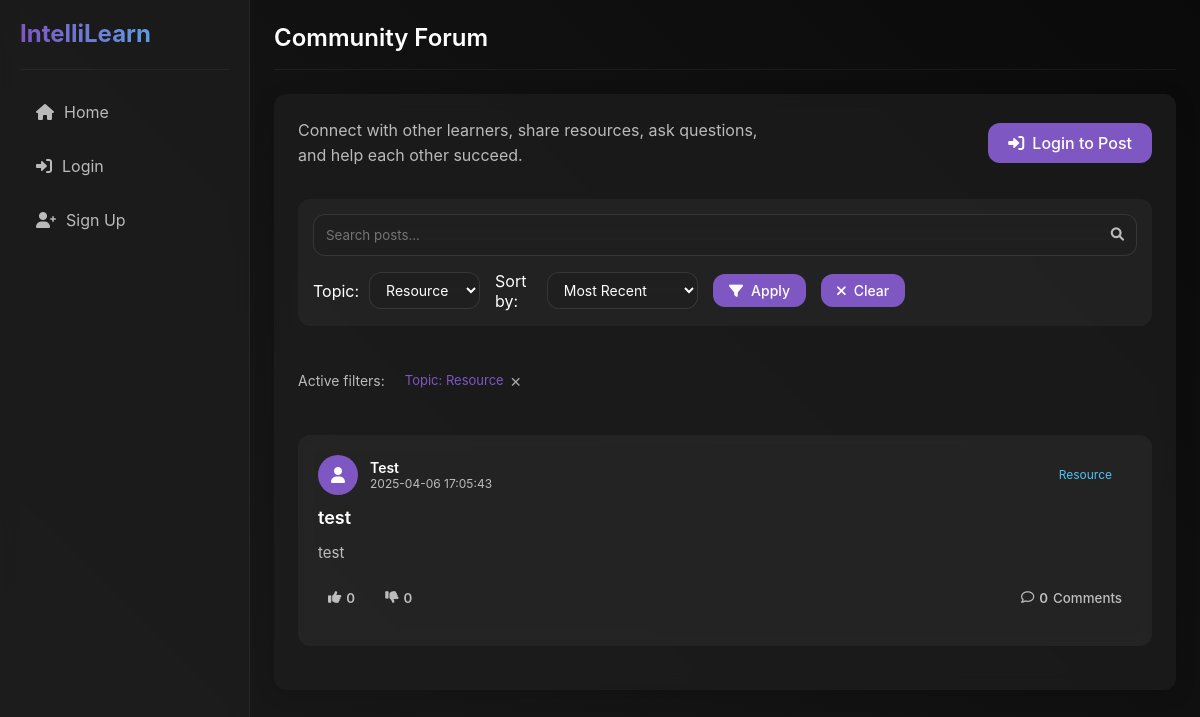
The app's page /forum?topic=Resource with its own data.
### models.py (models this page shows, shortened)
class ForumPost(db.Model):
    __tablename__ = 'forum_posts'
    id = db.Column(db.Integer, primary_key=True)
    title = db.Column(db.String(200), nullable=False)
    content = db.Column(db.Text, nullable=False)
    author_id = db.Column(db.Integer, db.ForeignKey('users.id'), nullable=False)
    topic = db.Column(db.String(50), nullable=True)  # New field for post topic
    created_at = db.Column(db.DateTime, default=datetime.datetime.utcnow)
    has_image = db.Column(db.Boolean, default=False)
    image_path = db.Column(db.String(255), nullable=True)
    likes = db.Column(db.Integer, default=0)
    dislikes = db.Column(db.Integer, default=0)
    comments = db.relationship('ForumComment', backref='post', lazy=True, cascade='all, delete-orphan')
    reactions = db.relationship('ForumReaction', backref='post', lazy=True, cascade='all, delete-orphan')
    def to_dict(self):
        return {
            'id': self.id,
            'title': self.title,
            'content': self.content,
            'author': self.author.username,
            'author_id': self.author_id,
            'topic': self.topic,  # Include topic in dict
            'timestamp': self.created_at.timestamp(),
            'has_image': self.has_image,
            'image_path': self.image_path,
            'likes': self.likes,
            'dislikes': self.dislikes,
            'comments': [comment.to_dict() for comment in self.comments]
        }

class User(db.Model):
    __tablename__ = 'users'
    id = db.Column(db.Integer, primary_key=True)
    username = db.Column(db.String(50), unique=True, nullable=False)
    password = db.Column(db.String(100), nullable=False)
    points = db.Column(db.Integer, default=0)
    level = db.Column(db.Integer, default=1)
    streak = db.Column(db.Integer, default=0)
    completed_topics = db.Column(db.Text, default='[]')  # JSON string of completed topics
    is_premium = db.Column(db.Boolean, default=False)
    premium_until = db.Column(db.DateTime, nullable=True)
    created_at = db.Column(db.DateTime, default=datetime.datetime.utcnow)
    education_level = db.Column(db.String(100), nullable=True)  # e.g., High School, Bachelor's, Master's
    field_of_study = db.Column(db.String(100), nullable=True)  # e.g., Computer Science, Biology
    current_courses = db.Column(db.Text, default='[]')  # JSON string of current courses
    learning_goals = db.Column(db.Text, nullable=True)  # Learning objectives
    career_goals = db.Column(db.String(200), nullable=True)  # Career aspirations
    preferred_learning_style = db.Column(db.String(50), nullable=True)  # e.g., Visual, Auditory, Reading/Writing
    roadmaps = db.relationship('Roadmap', backref='creator', lazy=True)
    forum_posts = db.relationship('ForumPost', backref='author', lazy=True)
    forum_comments = db.relationship('ForumComment', backref='author', lazy=True)
    chat_messages = db.relationship('ChatMessage', backref='user', lazy=True)

### app.py (the view, shortened to what this page needs)
@app.route('/forum')
def forum():
    search_query = request.args.get('search', '').strip()
    filter_topic = request.args.get('topic', '').strip()
    sort_by = request.args.get('sort', 'recent')  # 'recent', 'popular', 'likes'
    query = ForumPost.query.distinct(ForumPost.id)
    if search_query:
        query = query.filter(ForumPost.title.ilike(f'%{search_query}%') |
                             ForumPost.content.ilike(f'%{search_query}%'))
    if filter_topic:
        query = query.filter(ForumPost.topic == filter_topic)
    if sort_by == 'recent':
        query = query.order_by(ForumPost.created_at.desc())
    elif sort_by == 'popular':
        query = query.order_by(db.func.count(ForumComment.id).desc(), ForumPost.created_at.desc())
        query = query.outerjoin(ForumComment).group_by(ForumPost.id)
    elif sort_by == 'likes':
        query = query.order_by(ForumPost.likes.desc(), ForumPost.created_at.desc())
    posts = query.all()
    post_dicts = []
    all_topics = db.session.query(ForumPost.topic).distinct().filter(ForumPost.topic != None, ForumPost.topic != '').all()
    topics = [topic[0] for topic in all_topics]
    current_user_id = None
    if 'username' in session:
        user = User.query.filter_by(username=session['username']).first()
        if user:
            current_user_id = user.id
    for post in posts:
        post_dict = post.to_dict()
        post_dicts.append(post_dict)
    return render_template('forum.html',
                          posts=post_dicts,
                          topics=topics,
                          current_topic=filter_topic,
                          current_search=search_query,
                          current_sort=sort_by)

### app.py (called while the page is built)
@app.template_filter('timestamp_format')
def timestamp_format(timestamp):
    if isinstance(timestamp, datetime.datetime):
        return timestamp.strftime('%Y-%m-%d %H:%M:%S')
    try:
        date = datetime.datetime.fromtimestamp(timestamp)
        return date.strftime('%Y-%m-%d %H:%M:%S')
    except (TypeError, ValueError):
        return str(timestamp)

@app.context_processor
def inject_user():
    user_data = None
    if 'username' in session:
        user = User.query.filter_by(username=session['username']).first()
        if user:
            user_data = user.to_dict()
    return dict(user=user_data)

### templates/forum.html (shortened to what this page needs)
{% extends "base.html" %}
{% block page_title %}Community Forum{% endblock %}
{% block content %}
<div class="forum-container">
    <div class="forum-header">
        <div class="header-info">
            <p>Connect with other learners, share resources, ask questions, and help each other succeed.</p>
        </div>
        {% if 'username' in session %}
        <button class="btn btn-primary" id="new-post-btn">
            <i class="fas fa-plus"></i> New Post
        </button>
        {% else %}
        <a href="{{ url_for('login') }}" class="btn btn-primary">
            <i class="fas fa-sign-in-alt"></i> Login to Post
        </a>
        {% endif %}
    </div>
    <div class="forum-search-filter">
        <form class="search-form" method="GET" action="{{ url_for('forum') }}">
            <div class="search-container">
                <input type="text" name="search" placeholder="Search posts..." value="{{ current_search }}">
                <button type="submit" class="search-btn">
                    <i class="fas fa-search"></i>
                </button>
            </div>
            <div class="filters-container">
                <div class="filter-group">
                    <label for="filter-topic">Topic:</label>
                    <select id="filter-topic" name="topic" class="filter-select">
                        {% for topic in topics %}
                        <option value="{{ topic }}" {% if current_topic == topic %}selected{% endif %}>{{ topic }}</option>
                        {% endfor %}
                    </select>
                </div>
                <div class="filter-group">
                    <label for="filter-sort">Sort by:</label>
                    <select id="filter-sort" name="sort" class="filter-select">
                        <option value="recent" {% if current_sort == 'recent' %}selected{% endif %}>Most Recent</option>
                    </select>
                </div>
                <button type="submit" class="btn btn-secondary btn-sm">
                    <i class="fas fa-filter"></i> Apply
                </button>
                {% if current_search or current_topic or current_sort != 'recent' %}
                <a href="{{ url_for('forum') }}" class="btn btn-outline btn-sm">
                    <i class="fas fa-times"></i> Clear
                </a>
                {% endif %}
            </div>
        </form>
    </div>
    {% if current_search or current_topic %}
    <div class="active-filters">
        <span class="filters-label">Active filters:</span>
        {% if current_topic %}
        <span class="filter-badge">
            Topic: {{ current_topic }}
            <a href="{{ url_for('forum', search=current_search, sort=current_sort) }}" class="remove-filter">×</a>
        </span>
        {% endif %}
    </div>
    {% endif %}
    <div id="forum-posts" class="posts-container">
        {% if posts %}
            {% for post in posts %}
            <div class="forum-post">
                <div class="post-header">
                    <div class="post-author">
                        <div class="author-avatar">
                            <i class="fas fa-user"></i>
                        </div>
                        <div class="author-info">
                            <div class="author-name">{{ post.author }}</div>
                            <div class="post-time" data-timestamp="{{ post.timestamp }}">{{ post.timestamp|timestamp_format }}</div>
                        </div>
                    </div>
                    {% if post.topic %}
                    <div class="post-topic">
                        <a href="{{ url_for('forum', topic=post.topic) }}" class="topic-badge">
                            {{ post.topic }}
                        </a>
                    </div>
                    {% endif %}
                </div>
                <h3 class="post-title">{{ post.title }}</h3>
                <div class="post-content">{{ post.content }}</div>
                <div class="post-actions">
                    <div class="reaction-buttons">
                        <button class="btn-action btn-like {% if post.user_reaction == 'like' %}active{% endif %}" data-post-id="{{ post.id }}">
                            <i class="fas fa-thumbs-up"></i> <span class="like-count">{{ post.likes }}</span>
                        </button>
                        <button class="btn-action btn-dislike {% if post.user_reaction == 'dislike' %}active{% endif %}" data-post-id="{{ post.id }}">
                            <i class="fas fa-thumbs-down"></i> <span class="dislike-count">{{ post.dislikes }}</span>
                        </button>
                    </div>
                    <button class="btn-action btn-comments">
                        <i class="far fa-comment"></i> <span class="comment-count">{{ post.comments|length }}</span> Comments
                    </button>
                </div>
            </div>
            {% endfor %}
        {% endif %}
    </div>
</div>
{% endblock %}

### static/css/style.css (style rules this page uses)
:root { --bg-primary: #121212; --bg-secondary: rgba(30, 30, 30, 0.7); --bg-tertiary: rgba(45, 45, 45, 0.5); --accent-primary: #7e57c2; --accent-secondary: #4fc3f7; --text-primary: #ffffff; --text-secondary: rgba(255, 255, 255, 0.7); --success: #4caf50; --warning: #ff9800; --error: #f44336; --border-radius: 12px; --sidebar-width: 250px; --header-height: 70px; --box-shadow: 0 4px 20px rgba(0, 0, 0, 0.15); --transition: all 0.3s ease; --blur: 8px; }
* { margin: 0; padding: 0; box-sizing: border-box; font-family: 'Inter', -apple-system, BlinkMacSystemFont, 'Segoe UI', Roboto, Oxygen, Ubuntu, Cantarell, 'Open Sans', 'Helvetica Neue', sans-serif; }
body { background-color: var(--bg-primary); color: var(--text-primary); min-height: 100vh; overflow-x: hidden; background-image: linear-gradient(45deg, #1a1a1a 0%, #0a0a0a 100%); background-attachment: fixed; }
a { color: var(--accent-secondary); text-decoration: none; transition: var(--transition); }
button, .btn { background-color: var(--accent-primary); color: var(--text-primary); border: none; padding: 10px 20px; border-radius: var(--border-radius); cursor: pointer; transition: var(--transition); font-weight: 500; display: inline-flex; align-items: center; justify-content: center; gap: 8px; }
input, textarea, select { background-color: var(--bg-tertiary); border: 1px solid rgba(255, 255, 255, 0.1); color: var(--text-primary); padding: 12px 16px; border-radius: var(--border-radius); width: 100%; transition: var(--transition); backdrop-filter: blur(var(--blur)); }
h1, h2, h3, h4, h5, h6 { color: var(--text-primary); font-weight: 600; line-height: 1.2; margin-bottom: 16px; }
p { color: var(--text-secondary); line-height: 1.6; margin-bottom: 16px; }
.forum-post { background-color: var(--bg-tertiary); border-radius: var(--border-radius); padding: 20px; margin-bottom: 20px; backdrop-filter: blur(var(--blur)); }
.post-header { display: flex; justify-content: space-between; align-items: center; margin-bottom: 12px; }
.post-author { display: flex; align-items: center; }
.author-avatar { width: 32px; height: 32px; border-radius: 50%; background-color: var(--accent-primary); display: flex; align-items: center; justify-content: center; margin-right: 8px; }
.post-time { color: var(--text-secondary); font-size: 12px; }

### records on screen
ForumPost: topic "Resource", author "Test", timestamp "2025-04-06 17:05:43", title "test", content "test", likes "0", dislikes "0", comments|length "0"

### other values on screen
form field topic "Resource"
